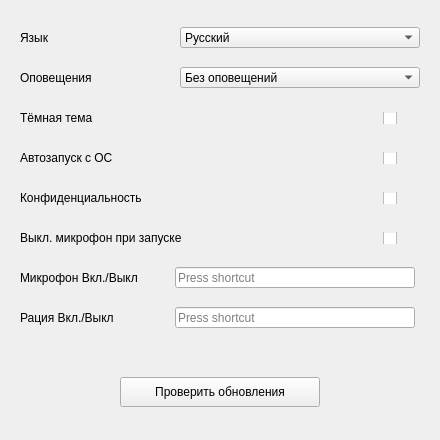
<?xml version="1.0" encoding="UTF-8"?>
<ui version="4.0">
 <class>SettingsWindow</class>
 <widget class="QWidget" name="SettingsWindow">
  <property name="geometry">
   <rect>
    <x>0</x>
    <y>0</y>
    <width>440</width>
    <height>440</height>
   </rect>
  </property>
  <property name="minimumSize">
   <size>
    <width>440</width>
    <height>440</height>
   </size>
  </property>
  <property name="maximumSize">
   <size>
    <width>440</width>
    <height>440</height>
   </size>
  </property>
  <property name="windowTitle">
   <string>Настройки</string>
  </property>
  <property name="windowOpacity">
   <double>1.000000000000000</double>
  </property>
  <widget class="QPushButton" name="UrlUpdates">
   <property name="geometry">
    <rect>
     <x>120</x>
     <y>377</y>
     <width>200</width>
     <height>30</height>
    </rect>
   </property>
   <property name="text">
    <string>Проверить обновления</string>
   </property>
  </widget>
  <widget class="QLabel" name="NightThemeLabel">
   <property name="geometry">
    <rect>
     <x>20</x>
     <y>110</y>
     <width>343</width>
     <height>16</height>
    </rect>
   </property>
   <property name="text">
    <string>Тёмная тема</string>
   </property>
  </widget>
  <widget class="QCheckBox" name="NightTheme">
   <property name="geometry">
    <rect>
     <x>383</x>
     <y>112</y>
     <width>24</width>
     <height>12</height>
    </rect>
   </property>
   <property name="text">
    <string/>
   </property>
  </widget>
  <widget class="QLabel" name="EnableMicLabel">
   <property name="geometry">
    <rect>
     <x>20</x>
     <y>230</y>
     <width>343</width>
     <height>16</height>
    </rect>
   </property>
   <property name="text">
    <string>Выкл. микрофон при запуске</string>
   </property>
  </widget>
  <widget class="QLabel" name="EnableProgramLabel">
   <property name="geometry">
    <rect>
     <x>20</x>
     <y>150</y>
     <width>343</width>
     <height>16</height>
    </rect>
   </property>
   <property name="text">
    <string>Автозапуск с ОС</string>
   </property>
  </widget>
  <widget class="QLabel" name="PrivacyStatusLabel">
   <property name="geometry">
    <rect>
     <x>20</x>
     <y>190</y>
     <width>343</width>
     <height>16</height>
    </rect>
   </property>
   <property name="text">
    <string>Конфиденциальность</string>
   </property>
  </widget>
  <widget class="QLabel" name="LanguageCodeLabel">
   <property name="geometry">
    <rect>
     <x>20</x>
     <y>30</y>
     <width>143</width>
     <height>16</height>
    </rect>
   </property>
   <property name="text">
    <string>Язык</string>
   </property>
  </widget>
  <widget class="QLabel" name="AlertsTypeLabel">
   <property name="geometry">
    <rect>
     <x>20</x>
     <y>70</y>
     <width>143</width>
     <height>16</height>
    </rect>
   </property>
   <property name="text">
    <string>Оповещения</string>
   </property>
  </widget>
  <widget class="QCheckBox" name="EnableProgram">
   <property name="geometry">
    <rect>
     <x>383</x>
     <y>152</y>
     <width>24</width>
     <height>12</height>
    </rect>
   </property>
   <property name="text">
    <string/>
   </property>
  </widget>
  <widget class="QCheckBox" name="PrivacyStatus">
   <property name="geometry">
    <rect>
     <x>383</x>
     <y>192</y>
     <width>24</width>
     <height>12</height>
    </rect>
   </property>
   <property name="text">
    <string/>
   </property>
  </widget>
  <widget class="QCheckBox" name="EnableMic">
   <property name="geometry">
    <rect>
     <x>383</x>
     <y>232</y>
     <width>24</width>
     <height>12</height>
    </rect>
   </property>
   <property name="text">
    <string/>
   </property>
  </widget>
  <widget class="QLabel" name="HotkeyWalkieLabel">
   <property name="geometry">
    <rect>
     <x>20</x>
     <y>310</y>
     <width>143</width>
     <height>16</height>
    </rect>
   </property>
   <property name="text">
    <string>Рация Вкл./Выкл</string>
   </property>
  </widget>
  <widget class="QLabel" name="HotkeyMicLabel">
   <property name="geometry">
    <rect>
     <x>20</x>
     <y>270</y>
     <width>143</width>
     <height>16</height>
    </rect>
   </property>
   <property name="text">
    <string comment="drytgerb er t" extracomment="324123 dfsdaf">Микрофон Вкл./Выкл</string>
   </property>
  </widget>
  <widget class="QComboBox" name="LanguageCode">
   <property name="geometry">
    <rect>
     <x>180</x>
     <y>27</y>
     <width>240</width>
     <height>21</height>
    </rect>
   </property>
   <item>
    <property name="text">
     <string>Русский</string>
    </property>
   </item>
   <item>
    <property name="text">
     <string>Украинська</string>
    </property>
   </item>
   <item>
    <property name="text">
     <string>English</string>
    </property>
   </item>
  </widget>
  <widget class="QComboBox" name="AlertsType">
   <property name="geometry">
    <rect>
     <x>180</x>
     <y>67</y>
     <width>240</width>
     <height>21</height>
    </rect>
   </property>
   <item>
    <property name="text">
     <string>Без оповещений</string>
    </property>
   </item>
   <item>
    <property name="text">
     <string>Всплывающее окно</string>
    </property>
   </item>
   <item>
    <property name="text">
     <string>Звук</string>
    </property>
   </item>
   <item>
    <property name="text">
     <string>Свой звук</string>
    </property>
   </item>
  </widget>
  <widget class="QKeySequenceEdit" name="HotkeyMic">
   <property name="geometry">
    <rect>
     <x>175</x>
     <y>267</y>
     <width>240</width>
     <height>21</height>
    </rect>
   </property>
  </widget>
  <widget class="QKeySequenceEdit" name="HotkeyWalkie">
   <property name="geometry">
    <rect>
     <x>175</x>
     <y>307</y>
     <width>240</width>
     <height>21</height>
    </rect>
   </property>
  </widget>
 </widget>
 <resources/>
 <connections/>
</ui>
